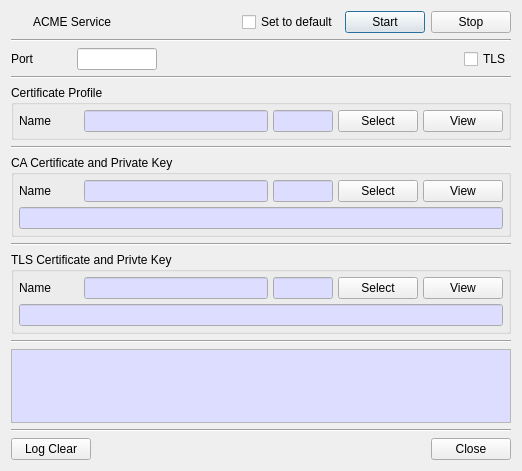
<?xml version="1.0" encoding="UTF-8"?>
<ui version="4.0">
 <class>ACMEServiceDlg</class>
 <widget class="QDialog" name="ACMEServiceDlg">
  <property name="geometry">
   <rect>
    <x>0</x>
    <y>0</y>
    <width>518</width>
    <height>471</height>
   </rect>
  </property>
  <property name="windowTitle">
   <string>ACME Service window</string>
  </property>
  <layout class="QVBoxLayout" name="verticalLayout">
   <item>
    <layout class="QGridLayout" name="gridLayout">
     <item row="0" column="4">
      <widget class="QPushButton" name="mStartBtn">
       <property name="text">
        <string>Start</string>
       </property>
      </widget>
     </item>
     <item row="0" column="5">
      <widget class="QPushButton" name="mStopBtn">
       <property name="text">
        <string>Stop</string>
       </property>
      </widget>
     </item>
     <item row="0" column="3">
      <widget class="QCheckBox" name="mSetDefaultCheck">
       <property name="text">
        <string>Set to default</string>
       </property>
      </widget>
     </item>
     <item row="0" column="1">
      <widget class="QLabel" name="label">
       <property name="text">
        <string>ACME Service</string>
       </property>
      </widget>
     </item>
     <item row="0" column="2">
      <spacer name="horizontalSpacer">
       <property name="orientation">
        <enum>Qt::Horizontal</enum>
       </property>
       <property name="sizeHint" stdset="0">
        <size>
         <width>40</width>
         <height>20</height>
        </size>
       </property>
      </spacer>
     </item>
     <item row="0" column="0">
      <widget class="QPushButton" name="pushButton_11">
       <property name="maximumSize">
        <size>
         <width>16</width>
         <height>16</height>
        </size>
       </property>
       <property name="text">
        <string/>
       </property>
       <property name="icon">
        <iconset resource="certman.qrc">
         <normaloff>:/images/acme.png</normaloff>:/images/acme.png</iconset>
       </property>
       <property name="flat">
        <bool>true</bool>
       </property>
      </widget>
     </item>
    </layout>
   </item>
   <item>
    <widget class="Line" name="line">
     <property name="orientation">
      <enum>Qt::Horizontal</enum>
     </property>
    </widget>
   </item>
   <item>
    <layout class="QGridLayout" name="gridLayout_6">
     <item row="0" column="1">
      <widget class="QLineEdit" name="mPortText">
       <property name="maximumSize">
        <size>
         <width>80</width>
         <height>16777215</height>
        </size>
       </property>
      </widget>
     </item>
     <item row="0" column="0">
      <widget class="QLabel" name="label_2">
       <property name="minimumSize">
        <size>
         <width>60</width>
         <height>0</height>
        </size>
       </property>
       <property name="text">
        <string>Port</string>
       </property>
      </widget>
     </item>
     <item row="0" column="2">
      <spacer name="horizontalSpacer_3">
       <property name="orientation">
        <enum>Qt::Horizontal</enum>
       </property>
       <property name="sizeHint" stdset="0">
        <size>
         <width>40</width>
         <height>20</height>
        </size>
       </property>
      </spacer>
     </item>
     <item row="0" column="3">
      <widget class="QCheckBox" name="mTLSCheck">
       <property name="text">
        <string>TLS</string>
       </property>
      </widget>
     </item>
    </layout>
   </item>
   <item>
    <widget class="Line" name="line_2">
     <property name="orientation">
      <enum>Qt::Horizontal</enum>
     </property>
    </widget>
   </item>
   <item>
    <widget class="QGroupBox" name="groupBox">
     <property name="title">
      <string>Certificate Profile</string>
     </property>
     <layout class="QVBoxLayout" name="verticalLayout_2">
      <property name="spacing">
       <number>5</number>
      </property>
      <property name="leftMargin">
       <number>5</number>
      </property>
      <property name="topMargin">
       <number>5</number>
      </property>
      <property name="rightMargin">
       <number>5</number>
      </property>
      <property name="bottomMargin">
       <number>5</number>
      </property>
      <item>
       <layout class="QGridLayout" name="gridLayout_3">
        <item row="0" column="0">
         <widget class="QLabel" name="label_3">
          <property name="minimumSize">
           <size>
            <width>60</width>
            <height>0</height>
           </size>
          </property>
          <property name="text">
           <string>Name</string>
          </property>
         </widget>
        </item>
        <item row="0" column="3">
         <widget class="QPushButton" name="mProfileSelectBtn">
          <property name="text">
           <string>Select</string>
          </property>
         </widget>
        </item>
        <item row="0" column="2">
         <widget class="QLineEdit" name="mProfileNumText">
          <property name="maximumSize">
           <size>
            <width>60</width>
            <height>16777215</height>
           </size>
          </property>
          <property name="palette">
           <palette>
            <active>
             <colorrole role="Base">
              <brush brushstyle="SolidPattern">
               <color alpha="255">
                <red>221</red>
                <green>221</green>
                <blue>255</blue>
               </color>
              </brush>
             </colorrole>
            </active>
            <inactive>
             <colorrole role="Base">
              <brush brushstyle="SolidPattern">
               <color alpha="255">
                <red>221</red>
                <green>221</green>
                <blue>255</blue>
               </color>
              </brush>
             </colorrole>
            </inactive>
            <disabled/>
           </palette>
          </property>
          <property name="readOnly">
           <bool>true</bool>
          </property>
         </widget>
        </item>
        <item row="0" column="1">
         <widget class="QLineEdit" name="mProfileNameText">
          <property name="palette">
           <palette>
            <active>
             <colorrole role="Base">
              <brush brushstyle="SolidPattern">
               <color alpha="255">
                <red>221</red>
                <green>221</green>
                <blue>255</blue>
               </color>
              </brush>
             </colorrole>
            </active>
            <inactive>
             <colorrole role="Base">
              <brush brushstyle="SolidPattern">
               <color alpha="255">
                <red>221</red>
                <green>221</green>
                <blue>255</blue>
               </color>
              </brush>
             </colorrole>
            </inactive>
            <disabled/>
           </palette>
          </property>
          <property name="readOnly">
           <bool>true</bool>
          </property>
         </widget>
        </item>
        <item row="0" column="4">
         <widget class="QPushButton" name="mProfileViewBtn">
          <property name="text">
           <string>View</string>
          </property>
         </widget>
        </item>
       </layout>
      </item>
     </layout>
    </widget>
   </item>
   <item>
    <widget class="Line" name="line_3">
     <property name="orientation">
      <enum>Qt::Horizontal</enum>
     </property>
    </widget>
   </item>
   <item>
    <widget class="QGroupBox" name="groupBox_2">
     <property name="title">
      <string>CA Certificate and Private Key</string>
     </property>
     <layout class="QVBoxLayout" name="verticalLayout_3">
      <property name="spacing">
       <number>5</number>
      </property>
      <property name="leftMargin">
       <number>5</number>
      </property>
      <property name="topMargin">
       <number>5</number>
      </property>
      <property name="rightMargin">
       <number>5</number>
      </property>
      <property name="bottomMargin">
       <number>5</number>
      </property>
      <item>
       <layout class="QGridLayout" name="gridLayout_4">
        <item row="0" column="1">
         <widget class="QLineEdit" name="mNameText">
          <property name="palette">
           <palette>
            <active>
             <colorrole role="Base">
              <brush brushstyle="SolidPattern">
               <color alpha="255">
                <red>221</red>
                <green>221</green>
                <blue>255</blue>
               </color>
              </brush>
             </colorrole>
            </active>
            <inactive>
             <colorrole role="Base">
              <brush brushstyle="SolidPattern">
               <color alpha="255">
                <red>221</red>
                <green>221</green>
                <blue>255</blue>
               </color>
              </brush>
             </colorrole>
            </inactive>
            <disabled/>
           </palette>
          </property>
          <property name="readOnly">
           <bool>true</bool>
          </property>
         </widget>
        </item>
        <item row="0" column="0">
         <widget class="QLabel" name="label_4">
          <property name="minimumSize">
           <size>
            <width>60</width>
            <height>0</height>
           </size>
          </property>
          <property name="text">
           <string>Name</string>
          </property>
         </widget>
        </item>
        <item row="0" column="3">
         <widget class="QPushButton" name="mSelectBtn">
          <property name="text">
           <string>Select</string>
          </property>
         </widget>
        </item>
        <item row="0" column="2">
         <widget class="QLineEdit" name="mNumText">
          <property name="maximumSize">
           <size>
            <width>60</width>
            <height>16777215</height>
           </size>
          </property>
          <property name="palette">
           <palette>
            <active>
             <colorrole role="Base">
              <brush brushstyle="SolidPattern">
               <color alpha="255">
                <red>221</red>
                <green>221</green>
                <blue>255</blue>
               </color>
              </brush>
             </colorrole>
            </active>
            <inactive>
             <colorrole role="Base">
              <brush brushstyle="SolidPattern">
               <color alpha="255">
                <red>221</red>
                <green>221</green>
                <blue>255</blue>
               </color>
              </brush>
             </colorrole>
            </inactive>
            <disabled/>
           </palette>
          </property>
          <property name="readOnly">
           <bool>true</bool>
          </property>
         </widget>
        </item>
        <item row="0" column="4">
         <widget class="QPushButton" name="mViewBtn">
          <property name="text">
           <string>View</string>
          </property>
         </widget>
        </item>
       </layout>
      </item>
      <item>
       <widget class="QLineEdit" name="mInfoText">
        <property name="palette">
         <palette>
          <active>
           <colorrole role="Base">
            <brush brushstyle="SolidPattern">
             <color alpha="255">
              <red>221</red>
              <green>221</green>
              <blue>255</blue>
             </color>
            </brush>
           </colorrole>
          </active>
          <inactive>
           <colorrole role="Base">
            <brush brushstyle="SolidPattern">
             <color alpha="255">
              <red>221</red>
              <green>221</green>
              <blue>255</blue>
             </color>
            </brush>
           </colorrole>
          </inactive>
          <disabled/>
         </palette>
        </property>
        <property name="readOnly">
         <bool>true</bool>
        </property>
       </widget>
      </item>
     </layout>
    </widget>
   </item>
   <item>
    <widget class="Line" name="line_4">
     <property name="orientation">
      <enum>Qt::Horizontal</enum>
     </property>
    </widget>
   </item>
   <item>
    <widget class="QGroupBox" name="mTLSGroup">
     <property name="title">
      <string>TLS Certificate and Privte Key</string>
     </property>
     <layout class="QVBoxLayout" name="verticalLayout_4">
      <property name="spacing">
       <number>5</number>
      </property>
      <property name="leftMargin">
       <number>5</number>
      </property>
      <property name="topMargin">
       <number>5</number>
      </property>
      <property name="rightMargin">
       <number>5</number>
      </property>
      <property name="bottomMargin">
       <number>5</number>
      </property>
      <item>
       <layout class="QGridLayout" name="gridLayout_5">
        <item row="0" column="1">
         <widget class="QLineEdit" name="mTLSNameText">
          <property name="palette">
           <palette>
            <active>
             <colorrole role="Base">
              <brush brushstyle="SolidPattern">
               <color alpha="255">
                <red>221</red>
                <green>221</green>
                <blue>255</blue>
               </color>
              </brush>
             </colorrole>
            </active>
            <inactive>
             <colorrole role="Base">
              <brush brushstyle="SolidPattern">
               <color alpha="255">
                <red>221</red>
                <green>221</green>
                <blue>255</blue>
               </color>
              </brush>
             </colorrole>
            </inactive>
            <disabled/>
           </palette>
          </property>
          <property name="readOnly">
           <bool>true</bool>
          </property>
         </widget>
        </item>
        <item row="0" column="3">
         <widget class="QPushButton" name="mTLSSelectBtn">
          <property name="text">
           <string>Select</string>
          </property>
         </widget>
        </item>
        <item row="0" column="2">
         <widget class="QLineEdit" name="mTLSNumText">
          <property name="maximumSize">
           <size>
            <width>60</width>
            <height>16777215</height>
           </size>
          </property>
          <property name="palette">
           <palette>
            <active>
             <colorrole role="Base">
              <brush brushstyle="SolidPattern">
               <color alpha="255">
                <red>221</red>
                <green>221</green>
                <blue>255</blue>
               </color>
              </brush>
             </colorrole>
            </active>
            <inactive>
             <colorrole role="Base">
              <brush brushstyle="SolidPattern">
               <color alpha="255">
                <red>221</red>
                <green>221</green>
                <blue>255</blue>
               </color>
              </brush>
             </colorrole>
            </inactive>
            <disabled/>
           </palette>
          </property>
          <property name="readOnly">
           <bool>true</bool>
          </property>
         </widget>
        </item>
        <item row="0" column="0">
         <widget class="QLabel" name="label_5">
          <property name="minimumSize">
           <size>
            <width>60</width>
            <height>0</height>
           </size>
          </property>
          <property name="text">
           <string>Name</string>
          </property>
         </widget>
        </item>
        <item row="0" column="4">
         <widget class="QPushButton" name="mTLSViewBtn">
          <property name="text">
           <string>View</string>
          </property>
         </widget>
        </item>
       </layout>
      </item>
      <item>
       <widget class="QLineEdit" name="mTLSInfoText">
        <property name="palette">
         <palette>
          <active>
           <colorrole role="Base">
            <brush brushstyle="SolidPattern">
             <color alpha="255">
              <red>221</red>
              <green>221</green>
              <blue>255</blue>
             </color>
            </brush>
           </colorrole>
          </active>
          <inactive>
           <colorrole role="Base">
            <brush brushstyle="SolidPattern">
             <color alpha="255">
              <red>221</red>
              <green>221</green>
              <blue>255</blue>
             </color>
            </brush>
           </colorrole>
          </inactive>
          <disabled/>
         </palette>
        </property>
        <property name="readOnly">
         <bool>true</bool>
        </property>
       </widget>
      </item>
     </layout>
    </widget>
   </item>
   <item>
    <widget class="Line" name="line_5">
     <property name="orientation">
      <enum>Qt::Horizontal</enum>
     </property>
    </widget>
   </item>
   <item>
    <widget class="QPlainTextEdit" name="mLogText">
     <property name="minimumSize">
      <size>
       <width>500</width>
       <height>0</height>
      </size>
     </property>
     <property name="palette">
      <palette>
       <active>
        <colorrole role="Base">
         <brush brushstyle="SolidPattern">
          <color alpha="255">
           <red>221</red>
           <green>221</green>
           <blue>255</blue>
          </color>
         </brush>
        </colorrole>
       </active>
       <inactive>
        <colorrole role="Base">
         <brush brushstyle="SolidPattern">
          <color alpha="255">
           <red>221</red>
           <green>221</green>
           <blue>255</blue>
          </color>
         </brush>
        </colorrole>
       </inactive>
       <disabled/>
      </palette>
     </property>
     <property name="readOnly">
      <bool>true</bool>
     </property>
    </widget>
   </item>
   <item>
    <widget class="Line" name="line_6">
     <property name="orientation">
      <enum>Qt::Horizontal</enum>
     </property>
    </widget>
   </item>
   <item>
    <layout class="QGridLayout" name="gridLayout_2">
     <item row="0" column="2">
      <widget class="QPushButton" name="mCloseBtn">
       <property name="text">
        <string>Close</string>
       </property>
      </widget>
     </item>
     <item row="0" column="0">
      <widget class="QPushButton" name="mLogClearBtn">
       <property name="text">
        <string>Log Clear</string>
       </property>
      </widget>
     </item>
     <item row="0" column="1">
      <spacer name="horizontalSpacer_2">
       <property name="orientation">
        <enum>Qt::Horizontal</enum>
       </property>
       <property name="sizeHint" stdset="0">
        <size>
         <width>40</width>
         <height>20</height>
        </size>
       </property>
      </spacer>
     </item>
    </layout>
   </item>
  </layout>
 </widget>
 <resources>
  <include location="certman.qrc"/>
 </resources>
 <connections/>
</ui>
